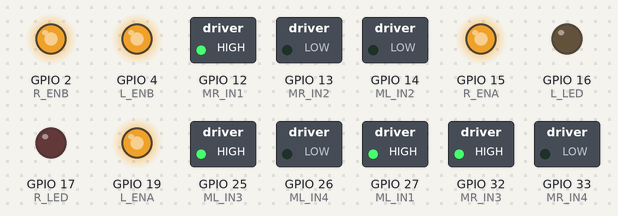
Bench run of a sketch on a simulated ESP32. Parts: switched loads named in the sketch (green lamp = pin HIGH), output pins drawn as LEDs (lit = HIGH).

Above: at 0.1 s.
Timing chart, 0 to 1.6 s (numbered marks = the images above):
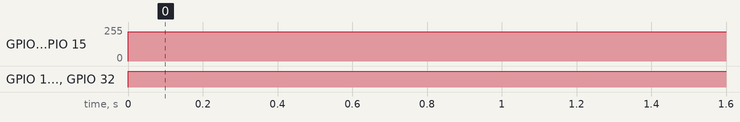

Measured:
- by itself, GPIO 2 (R_ENB), GPIO 4 (L_ENB), GPIO 15 (R_ENA): 0/255 → 220/255 at 0.00 s
- by itself, GPIO 12 (MR_IN1), GPIO 25 (ML_IN3), GPIO 27 (ML_IN1), GPIO 32 (MR_IN3): LOW → HIGH at 0.00 s

The sketch:

AGV_Adjust.ino
```cpp
#define MR_IN1 12 //motor1
#define MR_IN2 13 //motor1
#define MR_IN3 32 //motor2
#define MR_IN4 33 //motor2

#define ML_IN1 27 //motor4
#define ML_IN2 14 //motor4
#define ML_IN3 25 //motor3
#define ML_IN4 26 //motor3

#define R_ENA 15  //Adjust speed //motor1
#define R_ENB 2   //Adjust speed //motor2
#define L_ENA 19  //Adjust speed //motor4
#define L_ENB 4   //Adjust speed //motor3

#define L_LED 16  // ESP32 pin
#define R_LED 17  // ESP32 pin


void setup() {
  pinMode(L_ENA, OUTPUT);
  pinMode(L_ENB, OUTPUT);
  pinMode(R_ENA, OUTPUT);
  pinMode(R_ENB, OUTPUT);

  pinMode(ML_IN1, OUTPUT);
  pinMode(ML_IN2, OUTPUT);
  pinMode(ML_IN3, OUTPUT);
  pinMode(ML_IN4, OUTPUT);
  pinMode(MR_IN1, OUTPUT);
  pinMode(MR_IN2, OUTPUT);
  pinMode(MR_IN3, OUTPUT);
  pinMode(MR_IN4, OUTPUT);

  pinMode(L_LED, OUTPUT);
  pinMode(R_LED, OUTPUT);

}

void loop() {
  forward();
  delay(1000);
  }
```

fn.ino
```cpp
void forward() {
  analogWrite(L_ENA, 220);
  analogWrite(L_ENB, 220);
  analogWrite(R_ENA, 220);
  analogWrite(R_ENB, 220);

  digitalWrite(MR_IN1, HIGH); //motor1
  digitalWrite(MR_IN2, LOW);  //motor1
  digitalWrite(MR_IN3, HIGH); //motor2
  digitalWrite(MR_IN4, LOW);  //motor2
  digitalWrite(ML_IN1, HIGH); //motor4
  digitalWrite(ML_IN2, LOW);  //motor4
  digitalWrite(ML_IN3, HIGH); //motor3
  digitalWrite(ML_IN4, LOW);  //motor3
}

void backward() {

}

void slide_left() {

}

void slide_right() {

}

void slide_left_front() {

}

void slide_right_front() {

}

void slide_left_back() {

}

void slide_right_back() {

}


void turn_left() {

}

void turn_right() {

}

void stop() {

}
```
